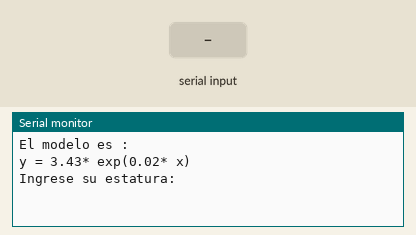
Recording of a sketch running on a simulated Arduino Uno, built with avr-gcc and run on an emulated ATmega328P. Parts: the last lines printed to the serial monitor. The inputs (shaded band) are chosen by the test bench.

Above: at 1.2 s.
1.3 s: "90,45\n" received over Serial
At 3.5 s:
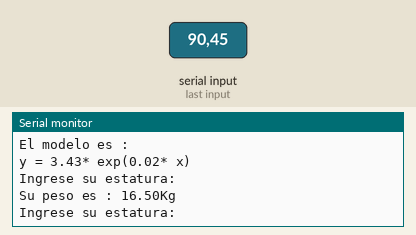
3.8 s: "30,150\n" received over Serial
At 5.7 s:
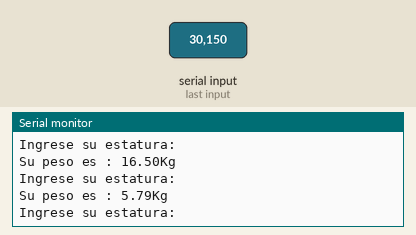

Measured:
- after the input at 1.3 s, the serial monitor: prints a new line after 1.0 s (image 1)
- after the input at 3.8 s, the serial monitor: prints a new line after 1.0 s (image 2)

The sketch:

Laboratorio_4.ino
```cpp
/*
*  UNIVERSIDAD TECNICA DEL NORTE
*  SISTEMAS EMBEBIDOS
*  STEVEN FLORES
*  5to CITEL
* Laboratorio 4
*/
#include <SoftwareSerial.h>
SoftwareSerial serialDigit(2,3); // RX, TX
int matriz[14][2]={
  {170,67},
  {180,80},
  {170,65},
  {178,75},
  {160,55},
  {163,60},
  {165,63},
  {170,70},
  {164,62},
  {176,77},
  {164,60},
  {170,76},
  {170,56},
  {168,60},
};
int col = 0; //Moverse en columnas
int fil = 0; //Moverse en filas
float Ex=0;   //Sumatoria x
float Yp=0;   //Y prima
float Eyp=0;   //Sumatoria y prima
float Exyp=0;     //Sumatoria xyprima
float Ex2=0;   //Sumatoria x^2
float Ex_2=0;    //(Sumatoria x)^2
int n = 14; //tam muestras
float Bo; //ordenada en el origen
float m; //pendiente
String dato; //Recibir estatura
int estatura; //Convertir dato
float peso;
float m1; //aux
void setup() {
    Serial.begin(9600);
    serialDigit.begin(9600);
    //Creacion del modelo
    for(;fil<n;fil++){
      Ex=Ex+matriz[fil][0];
      Yp=(log(matriz[fil][1]));
      Eyp=Eyp+Yp;
      Exyp=Exyp+(matriz[fil][0]*Yp);
      Ex2=Ex2+pow(matriz[fil][0],2);
    }
    Ex_2=pow(Ex,2);
    Bo=(float(n*Exyp)-float(Ex*Eyp))/(float(n*Ex2-Ex_2));
    m1=(Eyp/14)-(Bo*(Ex/14));
    m=float(exp(m1));
    Serial.println("El modelo es :");
    Serial.println(String("y = ")+String(m)+String("* exp(")+String(Bo)+String("* x)"));
    Serial.println("Ingrese su estatura: ");
}

void loop() {
  if(Serial.available()>0){
    dato=Serial.readString();
    estatura = dato.toInt();
    peso = m*exp(estatura*Bo);
    Serial.println("");
    Serial.println(String("Su peso es : ")+String(peso)+String("Kg"));
    Serial.println("Ingrese su estatura: ");
    serialDigit.write(estatura);
    delay(250);
  }

}
```
